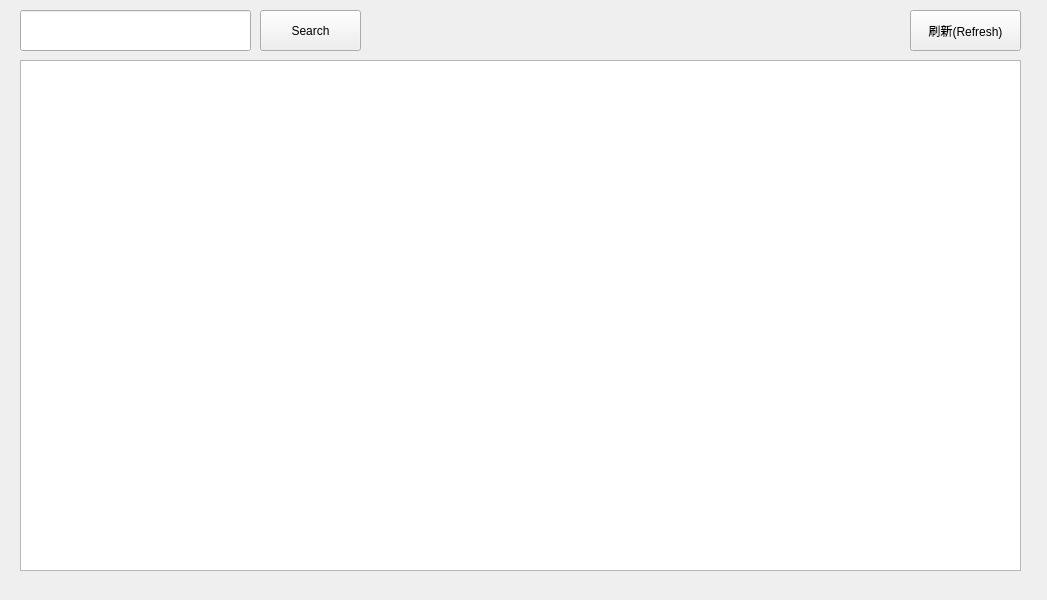
<?xml version="1.0" encoding="UTF-8"?>
<ui version="4.0">
 <class>Form</class>
 <widget class="QWidget" name="Form">
  <property name="geometry">
   <rect>
    <x>0</x>
    <y>0</y>
    <width>1047</width>
    <height>600</height>
   </rect>
  </property>
  <property name="windowTitle">
   <string>Form</string>
  </property>
  <widget class="QPushButton" name="refreshBtn">
   <property name="geometry">
    <rect>
     <x>910</x>
     <y>10</y>
     <width>111</width>
     <height>41</height>
    </rect>
   </property>
   <property name="text">
    <string>刷新(Refresh)</string>
   </property>
  </widget>
  <widget class="QTableWidget" name="tableWidget">
   <property name="geometry">
    <rect>
     <x>20</x>
     <y>60</y>
     <width>1001</width>
     <height>511</height>
    </rect>
   </property>
  </widget>
  <widget class="QLabel" name="label">
   <property name="geometry">
    <rect>
     <x>820</x>
     <y>510</y>
     <width>211</width>
     <height>16</height>
    </rect>
   </property>
   <property name="text">
    <string/>
   </property>
  </widget>
  <widget class="QPushButton" name="searchBtn">
   <property name="geometry">
    <rect>
     <x>260</x>
     <y>10</y>
     <width>101</width>
     <height>41</height>
    </rect>
   </property>
   <property name="text">
    <string>Search</string>
   </property>
  </widget>
  <widget class="QLineEdit" name="lineEdit">
   <property name="geometry">
    <rect>
     <x>20</x>
     <y>10</y>
     <width>231</width>
     <height>41</height>
    </rect>
   </property>
   <property name="text">
    <string/>
   </property>
  </widget>
 </widget>
 <resources/>
 <connections/>
</ui>
